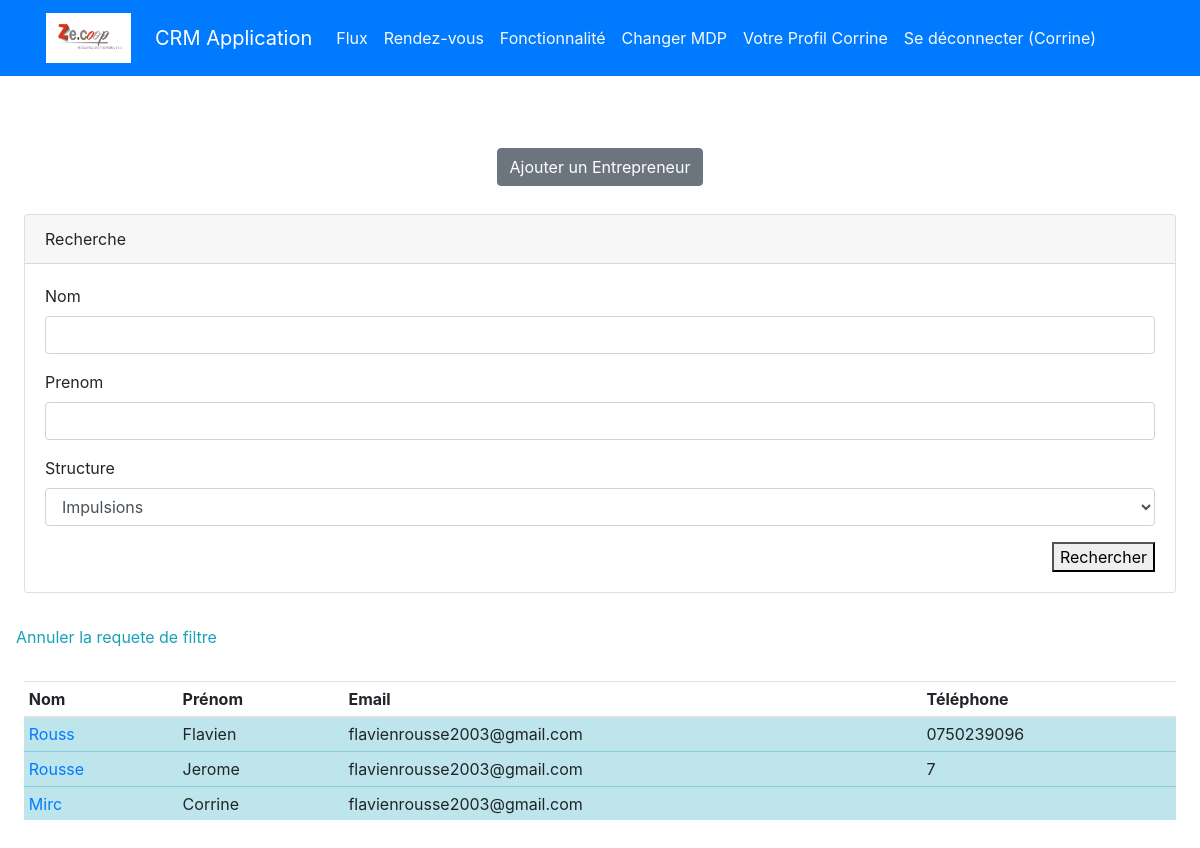
/home/ (signed in), run on the app's committed database.
### authentification/models.py (models this page shows)
class User(AbstractUser):
    pass

### appflux/models.py (models this page shows, shortened)
class Entrepreneur(models.Model):
    STRUCTURE = (
    ('Impulsions', 'Impulsions'),
    ('Eclosion', 'Eclosions')
)
    nom = models.CharField (max_length=30,)
    prenom = models.CharField(max_length=30, verbose_name="prénom")
    matricule = models.CharField(max_length=30, blank=True)
    photo = models.ImageField(default='avatar.jpg', upload_to='entrepreneur_avatars', blank=True,)
    telephone = models.CharField(max_length=15 ,blank=True, verbose_name="téléphone")
    structure = models.CharField(max_length=40, choices=STRUCTURE)
    email =  models.EmailField()
    nationalite = models.CharField(max_length=150, verbose_name="nationalité")
    naissance = models.CharField(max_length=100, verbose_name="pays de naissance",)
    numero = models.CharField( max_length=15 ,verbose_name="numéro de téléphone professionel", blank=True)
    adresse_postal = models.CharField(max_length=200, verbose_name="Code")
    adresse = models.CharField(max_length=200, blank=True, null=True)
    securite_social = models.CharField(max_length=240, blank=True, verbose_name=" Numéro de sécurité social")
    date_naissance = models.DateField(verbose_name="date de naissance")
    ville = models.CharField(max_length=120, verbose_name="lieu de résidence", blank=True )
    fonction = models.CharField(max_length=240, blank=True,)
    date_entree = models.DateField(blank=True, null= True, verbose_name="date d'entrée dans la CAE")
    debut = models.DateField(blank=True, null=True, verbose_name="date du début du contrat")
    motif = models.CharField(max_length=240, blank=True, verbose_name=' Contrat de travail', choices=TRAVAIL)
    activite = models.CharField(max_length=40, blank=True, verbose_name="type de activité", choices=ACTIVITE)
    manager = models.ForeignKey(User, on_delete=models.CASCADE, null=True, blank=True)

### appflux/views.py (the view)
# urls.py: 2. Add a URL to urlpatterns:  path('', views.home, name='home')
@login_required
def home(request):
    liste = Entrepreneur.objects.all()
    if request.method == "POST":
        form = EntrepreneurFiltre(request.POST)
        if form.is_valid():
            base_url = reverse('home')
            query_string = urlencode(form.cleaned_data)
            url = '{}?{}'.format(base_url, query_string)
            return redirect (url)
    else:
        form = EntrepreneurFiltre()
        nom_form = request.GET.get("nom","")
        prenom_form = request.GET.get("prenom","")
        structure_form = request.GET.get("structure","")
        if nom_form is not None:
            liste = liste.filter(nom__icontains=nom_form)
            form.fields['nom'].initial = nom_form
        if prenom_form is not None:
            liste = liste.filter(prenom__icontains=prenom_form)
            form.fields['prenom'].initial = prenom_form
        if structure_form is not None:
            liste = liste.filter(structure__icontains=structure_form)
            form.fields['structure'].initial = structure_form
    return render(request, "appflux/home.html", locals())

### appflux/forms.py
class EntrepreneurFiltre(Form):
    nom = CharField(max_length=100, required=False)
    prenom = CharField(max_length=100, required=False)
    structure = forms.ChoiceField(choices=Entrepreneur.STRUCTURE, required=False)

### appflux/templates/appflux/home.html (shortened to what this page needs)
{% extends 'base.html' %}
{% block content %}
{% load crispy_forms_tags %}
<div class ="text-center" >
    <a href = "{% url 'creer_personne'  %}" class="btn btn-secondary"> Ajouter un Entrepreneur</a>
</div>
<div class = "row p-4">
    <div class = "col-sm-12 mt-1">
        <div class="card">
            <div class="card-header">
                Recherche
            </div>
            <form action=" {% url 'home' %}" method="post">
                <div class="card-body">
                    {{ form|crispy }}
                    <div class="text-right" >
                    <button class="btn-btn-info" type="submit">Rechercher</button>
                </div>
                </div>
            </form>
        </div>
    </div>
</div>
<a class="nav-link text-info" href="{% url 'home' %}">Annuler la requete de filtre</a>
<div class="table-responsive-sm p-4">
    <table class="table table-sm">
        <thead>
            <tr>
                <th scope="col">Nom</th>
                <th scope="col">Prénom</th>
                <th scope="col">Email</th>
                <th scope="col">Téléphone</th>
            </tr>
        </thead>
        <tbody>
            {% for entrepreneur in  liste %}
            <tr class="table-info">
                <td><a href="{% url 'entrepreneur_detail' entrepreneur.id %}">{{entrepreneur.nom}}</a></td>
                <td>{{entrepreneur.prenom}}</td>
                <td>{{entrepreneur.email}}</td>
                <td>{{entrepreneur.telephone}}</td>
            </tr>
            {% endfor %}
        </tbody>
    </table>
  </div>
{% endblock content %}

### templates/base.html (shortened to what this page needs)
<!doctype html>
{% load static %}
<html lang="en">
<head>
    <link rel="stylesheet" href="https://cdn.jsdelivr.net/npm/bootstrap@4.3.1/dist/css/bootstrap.min.css"
>
</head>
<body>
<div class="bg-primary">
    <div class="container">
        <div class="row">
            <nav class="col navbar navbar-expand-lg navbar-dark">
                <img class="navbar-brand mr-4" src="{% static 'logo.jpg' %}" width="85" height="60" alt="Logo" accept=".jpg,.jpeg,.png"></br>
                <a class="navbar-brand" href="{% url 'home' %}">CRM Application</a>
                <div id="navbarContent" class="collapse navbar-collapse">
                    <ul class="navbar-nav">
                        {% if user.is_authenticated %}
                        <li class="nav-item ">
                            <a class="nav-link text-light"
                               href="{% url 'home' %}">Flux</a>
                        <li class="nav-item">
                            <a class="nav-link text-light"
                               href="{% url 'rendezvous' %}">Rendez-vous</a>
                        </li>
                        <li class="nav-item">
                            <a class="nav-link text-light"
                               href="{% url 'home' %}">Fonctionnalité</a>
                        </li>
                        <li class="nav-item ">
                            <a class="nav-link text-light"
                               href="{% url 'password_change' %}">Changer
                                MDP</a>
                        </li>
                        <li class="nav-item ">
                            <a class= "nav-link text-light"href="{% url 'profile' %}" title="Update my profile">Votre Profil {{request.user | title}}</a>
                        </li>
                        <li class="nav-item ">
                            <a class="nav-link text-light" href="{% url 'logout' %}">Se
                                déconnecter ({{ request.user }})</a>
                        {% endif %}
                    </ul>
                </div>
            </nav>
        </div>
    </div>
</div>
{% block content %}
{% endblock content %}
</body>
</html>

### data on the page
User: user "Corrine"
Entrepreneur: nom "Rouss", prenom "Flavien", email "flavienrousse2003@gmail.com", telephone "0750239096"
Entrepreneur: nom "Rousse", prenom "Jerome", email "flavienrousse2003@gmail.com", telephone "7"
Entrepreneur: nom "Mirc", prenom "Corrine", email "flavienrousse2003@gmail.com"
